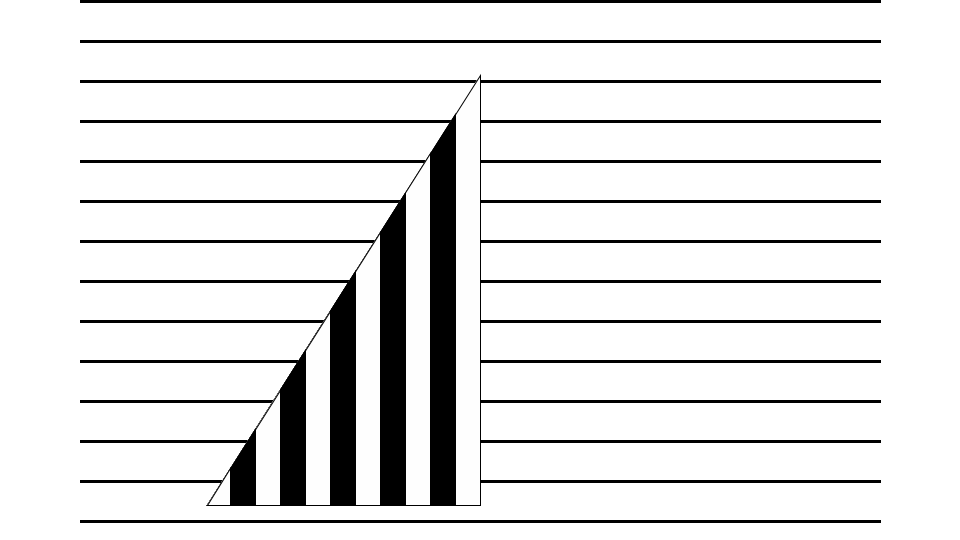
Frame 1 (no input)
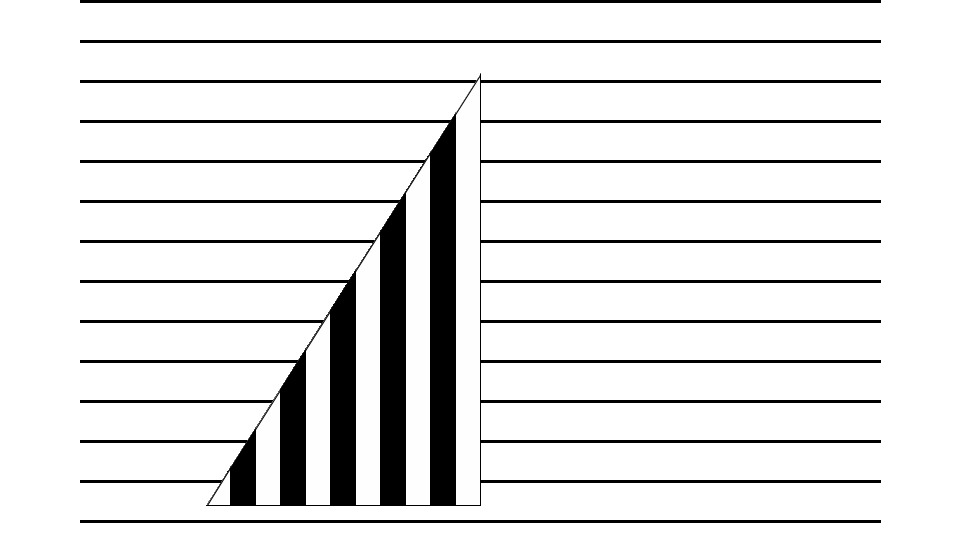
Frame 60 (the mouse pressed at the canvas centre just before this capture)
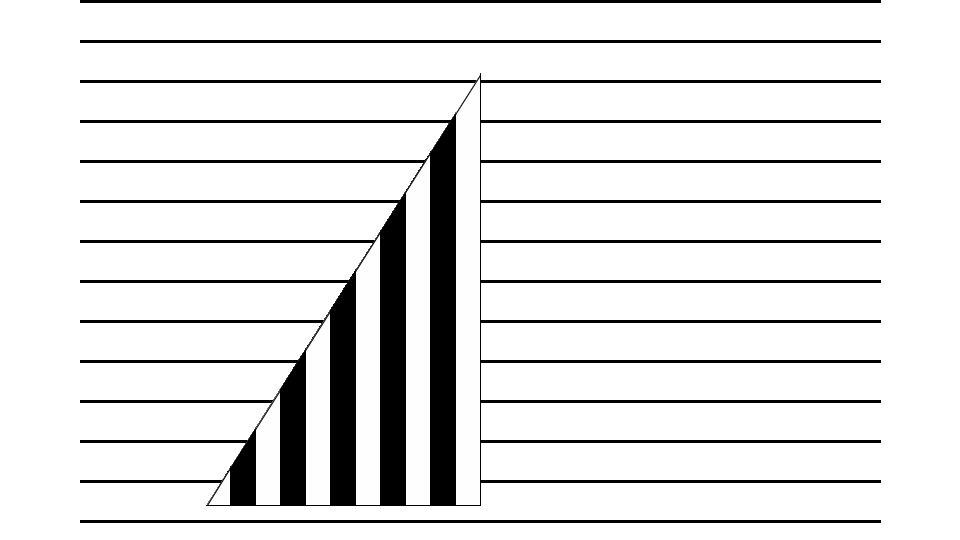
Frame 120 (the mouse held since frame 60 and released just before this capture)

The Processing sketch that drew these frames (run headless with seeded random() and noise(); from frame 60 on, the mouse is pressed at the canvas centre):

// Processing sketch: Archive_1_SolLeWitt_Kaylyn
// ── Archive_1_SolLeWitt_Kaylyn.pde
void setup() {
size(960, 540);
background(255);
}

void draw() {
  for (int i = 0; i < 1000; i = i+40)  {
    fill(0);
    rect(80, 0+i, 800, 2);
  }
    
  for(int j = 0; j < 11; j = j+1) {
 fill(sin(1.57118+(j*3.14159))*(255));
 triangle(480-(j*25), 75+((j)*(25)*(1.57509)), 207, 505, 480-(j*25), 505);
  
  }
}
